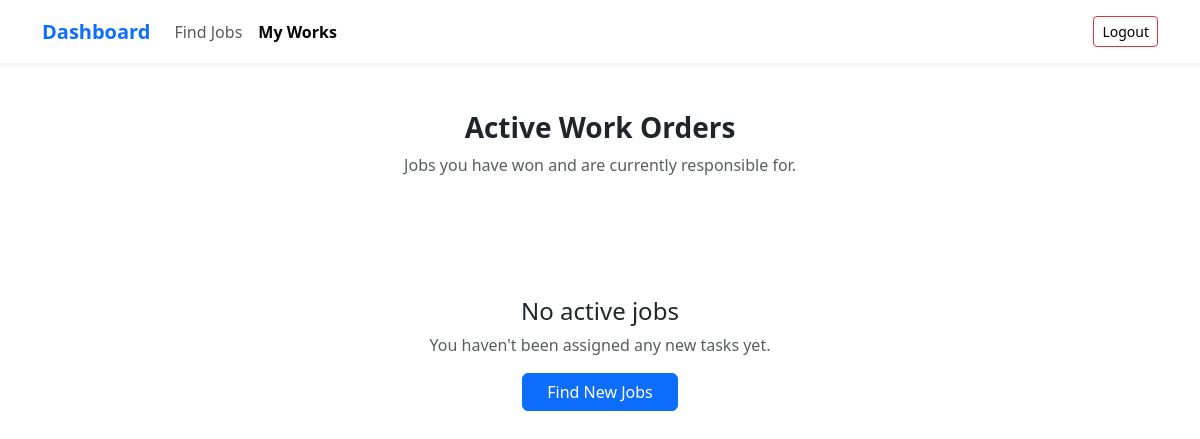
Before: /my_works (signed in) with the older database file.
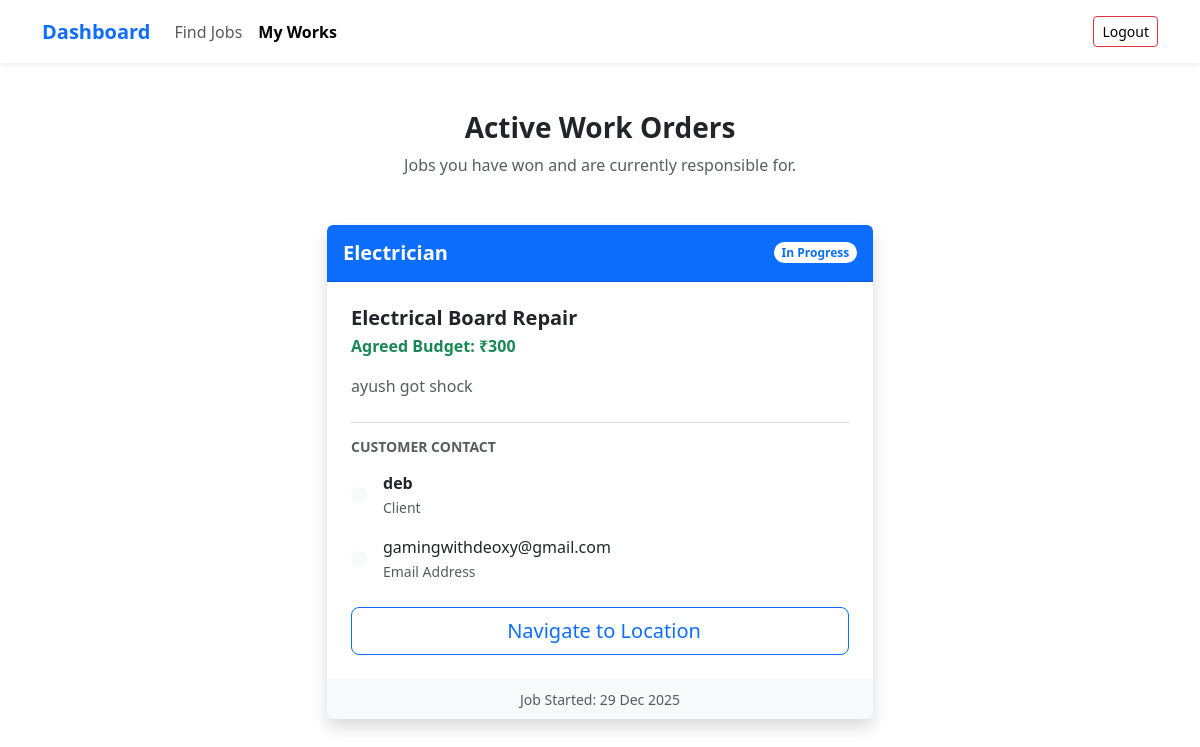
After: the same page with the newer database file.
### app.py (models this page shows)
class service_request(db.Model):
    id=db.Column(db.Integer, primary_key=True)
    consumer_id=db.Column(db.Integer, nullable=False)
    con_latitude = db.Column(db.Float, nullable=False)
    con_longitude = db.Column(db.Float, nullable=False)
    service_title=db.Column(db.String(200), nullable=False)
    service_type=db.Column(db.String(50), nullable=False)
    budget=db.Column(db.Integer, nullable=False)
    desc=db.Column(db.String(500), nullable=False)
    is_active=db.Column(db.Boolean, default=True)
    is_inprogress=db.Column(db.Boolean, default=False)
    assigned_provider_id=db.Column(db.Integer, nullable=True)
    created_at=db.Column(db.DateTime, default=db.func.current_timestamp())

class users(db.Model):
    id = db.Column(db.Integer, primary_key=True)
    email = db.Column(db.String(120), unique=True, nullable=False, index=True)
    password_hash = db.Column(db.String(255), nullable=False)
    full_name = db.Column(db.String(120), nullable=False)
    latitude = db.Column(db.Float, nullable=False)
    longitude = db.Column(db.Float, nullable=False)
    radius_km = db.Column(db.Float, default=5.0)  # optional usage
    is_provider = db.Column(db.Boolean, default=False)
    is_consumer = db.Column(db.Boolean, default=False)
    user_skill=db.Column(db.String(20), nullable=True)
    created_at = db.Column(db.DateTime, default=db.func.current_timestamp())

### app.py (the view)
@app.route('/my_works')
def my_works():
    if 'user_id' not in session:
        return redirect(url_for('login'))
    prov_id = session['user_id']
    jobs = db.session.query(service_request, users).join(users, service_request.consumer_id == users.id)\
        .filter(service_request.assigned_provider_id == prov_id)\
        .filter(service_request.is_inprogress == True).all()
    return render_template('provider/my_works.html', jobs=jobs)

### templates/provider/my_works.html (shortened to what this page needs)
{% extends 'base.html' %}
{% block body %}
<nav class="navbar navbar-expand-lg navbar-light bg-white shadow-sm sticky-top mb-5">
  <div class="container">
    <a class="navbar-brand fw-bold text-primary" href="{{ url_for('provider_dashboard') }}">
       Dashboard
    </a>
    <div class="collapse navbar-collapse" id="navbarText">
      <ul class="navbar-nav me-auto mb-2 mb-lg-0">
        <li class="nav-item">
          <a class="nav-link" href="{{ url_for('provider_dashboard') }}">Find Jobs</a>
        </li>
        <li class="nav-item">
          <a class="nav-link active fw-bold" href="#">My Works</a>
        </li>
      </ul>
      <span class="navbar-text">
        <a href="{{url_for('logout')}}" class="btn btn-outline-danger btn-sm">Logout</a>
      </span>
    </div>
  </div>
</nav>
<div class="container pb-5">
    <div class="text-center mb-5">
        <h3 class="fw-bold text-dark">Active Work Orders</h3>
        <p class="text-muted">Jobs you have won and are currently responsible for.</p>
    </div>
    <div class="row row-cols-1 row-cols-lg-2 g-4 justify-content-center">
        {% if jobs|length == 0 %}
        <div class="col-12 text-center py-5">
            <h4>No active jobs</h4>
            <p class="text-muted">You haven't been assigned any new tasks yet.</p>
            <a href="{{ url_for('provider_dashboard') }}" class="btn btn-primary px-4">Find New Jobs</a>
        </div>
        {% endif %}
        {% for req, consumer in jobs %}
        <div class="col">
            <div class="card h-100 shadow border-0 overflow-hidden">
                <div class="card-header bg-primary text-white py-3">
                    <div class="d-flex justify-content-between align-items-center">
                        <h5 class="mb-0 fw-bold">{{ req.service_type }}</h5>
                        <span class="badge bg-white text-primary rounded-pill">In Progress</span>
                    </div>
                </div>
                <div class="card-body p-4">
                    <h5 class="card-title fw-bold mb-1">{{ req.service_title }}</h5>
                    <p class="text-success fw-bold mb-3">Agreed Budget: ₹{{ req.budget }}</p>
                    <p class="card-text text-muted mb-4">{{ req.desc }}</p>
                    <hr class="text-muted opacity-25">
                    <h6 class="text-uppercase text-muted small fw-bold mb-3">Customer Contact</h6>
                    <div class="d-flex align-items-center mb-3">
                        <div class="bg-light rounded-circle p-2 me-3">
                        </div>
                        <div>
                            <p class="mb-0 fw-bold">{{ consumer.full_name }}</p>
                            <small class="text-muted">Client</small>
                        </div>
                    </div>
                    <div class="d-flex align-items-center mb-4">
                        <div class="bg-light rounded-circle p-2 me-3">
                        </div>
                        <div>
                            <p class="mb-0"><a href="mailto:{{ consumer.email }}" class="text-decoration-none text-dark">{{ consumer.email }}</a></p>
                            <small class="text-muted">Email Address</small>
                        </div>
                    </div>
                    <div class="d-grid gap-2">
                        <a href="https://www.google.com/maps?q={{ req.con_latitude }},{{ req.con_longitude }}"
                           target="_blank" class="btn btn-outline-primary btn-lg">
                             Navigate to Location
                        </a>
                    </div>
                </div>
                <div class="card-footer bg-light border-0 text-center py-2">
                    <small class="text-muted">Job Started: {{ req.created_at.strftime('%d %b %Y') }}</small>
                </div>
            </div>
        </div>
        {% endfor %}
    </div>
</div>
{% endblock body %}

Changed rows visible on the page:
added service_request: service_type "Electrician", service_title "Electrical Board Repair", budget "300", desc "ayush got shock", full_name "deb", email "gamingwithdeoxy@gmail.com", created_at "29 Dec 2025"
Other visible differences:
text no longer shown: "No active jobs You haven't been assigned any new tasks yet. Find New Jobs"
